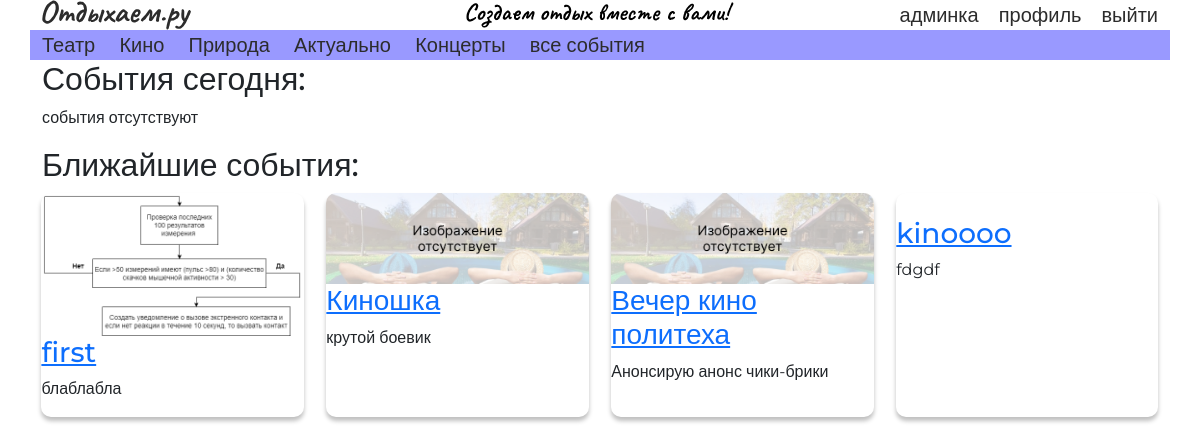
Page /account/ (signed in) on the earlier database version.
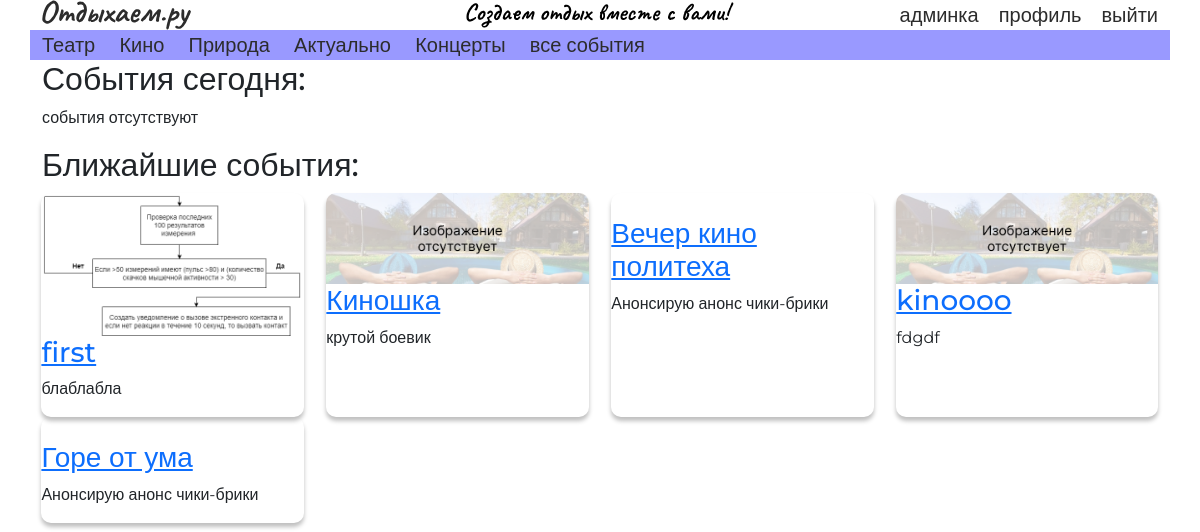
Same page on the later database version.
### events/models.py (models this page shows, shortened)
class Event(models.Model):
    title = models.CharField('Title', max_length=50, default='')
    anons = models.CharField('Anons', max_length=100, default='')
    date = models.DateTimeField('Date', default=django.utils.timezone.now())
    creator_id = models.ForeignKey('auth.User', models.SET(1))
    category = models.ForeignKey('events.Category', models.SET(1))
    source = models.CharField("Source", max_length=200, default='')
    typeOfEvent = models.ForeignKey('events.TypeOfEvent', models.SET(1))
    image = models.ImageField(upload_to="images", default=None, null=True)

### account/views.py (the view)
# urls.py: path('', views.account, name="account"),
@login_required
def account(request):
    future_event = Event.objects.filter(creator_id=request.user.id) & Event.objects.filter(
        date__lt=django.utils.timezone.now())
    today_event = Event.objects.filter(creator_id=request.user.id) & Event.objects.filter(
        date__day=django.utils.timezone.now().day)
    context = {
        'future_event': future_event,
        'today_event': today_event
    }
    return render(request, 'account/account_main.html', context)
    pass

### account/templates/account/account_main.html (shortened to what this page needs)
{% extends 'index.html' %}
{% load static %}
{% block body %}
    <div class="row main-cat">
        <h2 class="main-cat__title">События сегодня:</h2>
        {% if today_event.count is 0  %}<p>события отсутствуют</p>{% endif %}
    </div>
    <div class="row main-cat">
        <h2 class="main-cat__title">Ближайшие события:</h2>
        {% for event in future_event %}
            <div class="event-item">
                {% if event.image %}
                    <img class="event-item__img" src="/media/{{ event.image }}" alt="">
                {% else %}
                    <img class="event-item__img" src={% static 'картинка.png' %} alt="">
                {% endif %}
                <h3 class="event-item__title"><a href="{% url 'event_detail' event.id %}">{{ event.title }}</a></h3>
                <p class="event-item__anons">{{ event.anons }}</p>
            </div>
        {% endfor %}
    </div>
{% endblock %}

Differences in the rows shown:
changed Event "Вечер кино политеха": image: picture removed
changed Event "kinoooo": image: picture added
added Event: title "Горе от ума", anons "Анонсирую анонс чики-брики"
